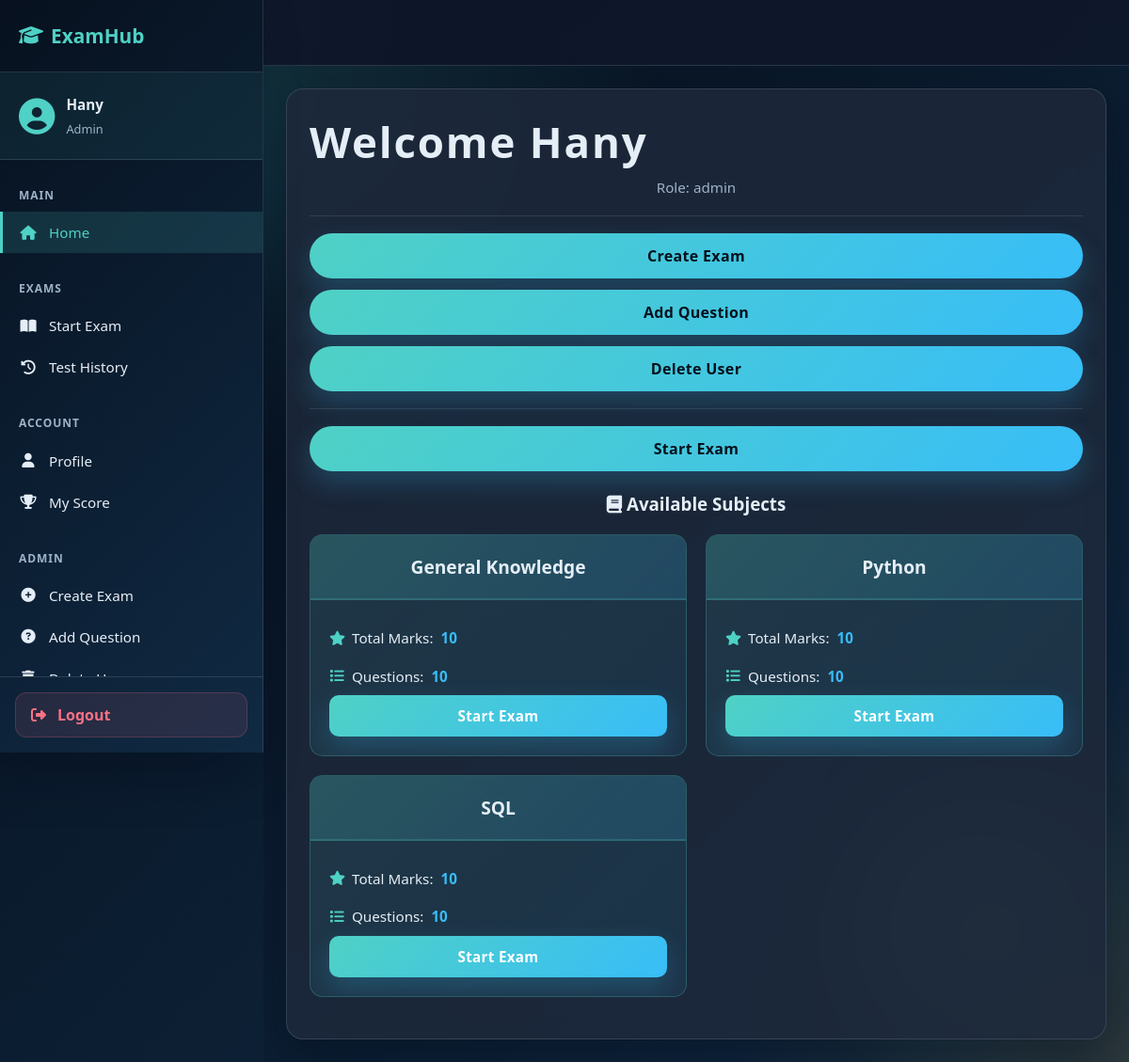
/dashboard (signed in), run on the app's committed database.
### tables this page shows
CREATE TABLE results (
    id INTEGER PRIMARY KEY AUTOINCREMENT,
    username TEXT,
    exam_id INTEGER,
    score INTEGER
, completed_at TEXT);

CREATE TABLE exams (
    id INTEGER PRIMARY KEY AUTOINCREMENT,
    name TEXT NOT NULL,
    total_marks INTEGER CHECK(total_marks > 0)
);

### app.py (the view)
@app.route("/dashboard")
def dashboard():
    if "user" not in session:
        return redirect("/")
    exams = get_exams()
    return render_template("dashboard.html", role=session["role"], exams=exams)

### app.py (called while the page is built, shortened)
@app.context_processor
def inject_score_summary():
    username = session.get("user")
    return {"score_summary": get_user_score_summary(username)}

### config/db_config.py (called while the page is built)
def get_connection():
    db_path = os.getenv("DB_PATH", "exam.db")
    return sqlite3.connect(db_path)

### services/exam_service.py (called while the page is built, shortened)
def _ensure_results_completion_column(cur):
    cur.execute("PRAGMA table_info(results)")
    columns = [row[1] for row in cur.fetchall()]
    if "completed_at" not in columns:
        cur.execute("ALTER TABLE results ADD COLUMN completed_at TEXT")

def get_exams():
    conn = get_connection()
    cur = conn.cursor()
    cur.execute("SELECT * FROM exams")
    data = cur.fetchall()
    conn.close()
    return data

def _parse_timestamp(value):
    if not value:
        return None

def _calculate_current_streak(activity_dates):
    if not activity_dates:
        return 0

### templates/dashboard.html (shortened to what this page needs)
{% extends "base.html" %}
{% block content %}
<div class="container">
    <div class="page-intro">
        <h1 class="page-title">Welcome {{ session.get('user') }}</h1>
        <p class="meta page-subtitle">Role: {{ role }}</p>
    </div>
    <hr>
    {% if role == 'admin' %}
        <div class="action-grid">
            <a class="btn-link" href="{{ url_for('create_exam_page') }}">Create Exam</a>
            <a class="btn-link" href="{{ url_for('add_question_page') }}">Add Question</a>
            <a class="btn-link" href="{{ url_for('delete_user_page') }}">Delete User</a>
        </div>
        <hr>
    {% endif %}
    <div class="button-row">
        <a class="btn-link" href="#start-exams-section" onclick="scrollToExams(event)">Start Exam</a>
    </div>
    <br>
    <div id="start-exams-section">
        <h3><i class="fas fa-book"></i> Available Subjects</h3>
        {% if exams %}
            <div class="exams-grid">
                {% for exam in exams %}
                    <div class="exam-card">
                        <div class="exam-card-header">
                            <h4>{{ exam[1] }}</h4>
                        </div>
                        <div class="exam-card-body">
                            <p class="exam-info">
                                <i class="fas fa-star"></i> Total Marks: <strong>{{ exam[2] }}</strong>
                            </p>
                            <p class="exam-info">
                                <i class="fas fa-list"></i> Questions: <strong>10</strong>
                            </p>
                            <a href="{{ url_for('take_exam', exam_id=exam[0]) }}">
                                <button class="exam-start-btn">Start Exam</button>
                            </a>
                        </div>
                    </div>
                {% endfor %}
            </div>
        {% else %}
            <div class="empty-state">
                <i class="fas fa-inbox"></i>
                <p>No exams available at the moment.</p>
            </div>
        {% endif %}
    </div>
</div>
{% endblock %}

### templates/base.html (shortened to what this page needs)
<!DOCTYPE html>
<html>
<head>
    <link rel="stylesheet" href="{{ url_for('static', filename='style.css', v='3') }}">
    <link rel="stylesheet" href="https://cdnjs.cloudflare.com/ajax/libs/font-awesome/6.4.0/css/all.min.css">
</head>
<body>
    <div class="sidebar">
        <div class="sidebar-header">
            <h3><i class="fas fa-graduation-cap"></i> ExamHub</h3>
        </div>
        <div class="user-info">
            <div class="user-avatar">
                <i class="fas fa-user-circle"></i>
            </div>
            <div class="user-details">
                <p class="user-name">{{ session.get('user', 'User') }}</p>
                <p class="user-role">{{ session.get('role', 'Student').title() }}</p>
            </div>
        </div>
        <nav class="sidebar-menu">
            <div class="menu-section">
                <p class="section-title">Main</p>
                <a href="{{ url_for('dashboard') }}" class="menu-item {% if request.endpoint == 'dashboard' %}active{% endif %}">
                    <i class="fas fa-home"></i> <span>Home</span>
                </a>
            </div>
            <div class="menu-section">
                <p class="section-title">Exams</p>
                <a href="{{ url_for('start_exam') }}" class="menu-item {% if request.endpoint == 'start_exam' %}active{% endif %}">
                    <i class="fas fa-book-open"></i> <span>Start Exam</span>
                </a>
                <a href="{{ url_for('test_history') }}" class="menu-item {% if request.endpoint == 'test_history' %}active{% endif %}">
                    <i class="fas fa-history"></i> <span>Test History</span>
                </a>
            </div>
            <div class="menu-section">
                <p class="section-title">Account</p>
                <a href="#" class="menu-item" onclick="showProfile()">
                    <i class="fas fa-user"></i> <span>Profile</span>
                </a>
                <a href="#" class="menu-item" onclick="showScore()">
                    <i class="fas fa-trophy"></i> <span>My Score</span>
                </a>
            </div>
            {% if session.get('role') == 'admin' %}
            <div class="menu-section">
                <p class="section-title">Admin</p>
                <a href="{{ url_for('create_exam_page') }}" class="menu-item {% if request.endpoint == 'create_exam_page' %}active{% endif %}">
                    <i class="fas fa-plus-circle"></i> <span>Create Exam</span>
                </a>
                <a href="{{ url_for('add_question_page') }}" class="menu-item {% if request.endpoint == 'add_question_page' %}active{% endif %}">
                    <i class="fas fa-question-circle"></i> <span>Add Question</span>
                </a>
                <a href="{{ url_for('delete_user_page') }}" class="menu-item {% if request.endpoint == 'delete_user_page' %}active{% endif %}">
                    <i class="fas fa-trash"></i> <span>Delete User</span>
                </a>
            </div>
            {% endif %}
        </nav>
        <div class="sidebar-footer">
            <a href="{{ url_for('logout') }}" class="logout-btn">
                <i class="fas fa-sign-out-alt"></i> <span>Logout</span>
            </a>
        </div>
    </div>
    <div class="main-content">
        <div class="top-bar">
        </div>
        <div class="content-wrapper">
            {% block content %}{% endblock %}
        </div>
    </div>
</body>
</html>

### data on the page
results: get "Hany"
exams: name "General Knowledge", total_marks "10"
exams: name "Python", total_marks "10"
exams: name "SQL", total_marks "10"

### other printed values
{{ session.get('role', 'Student').title() }} "Admin"
{{ role }} "admin"
